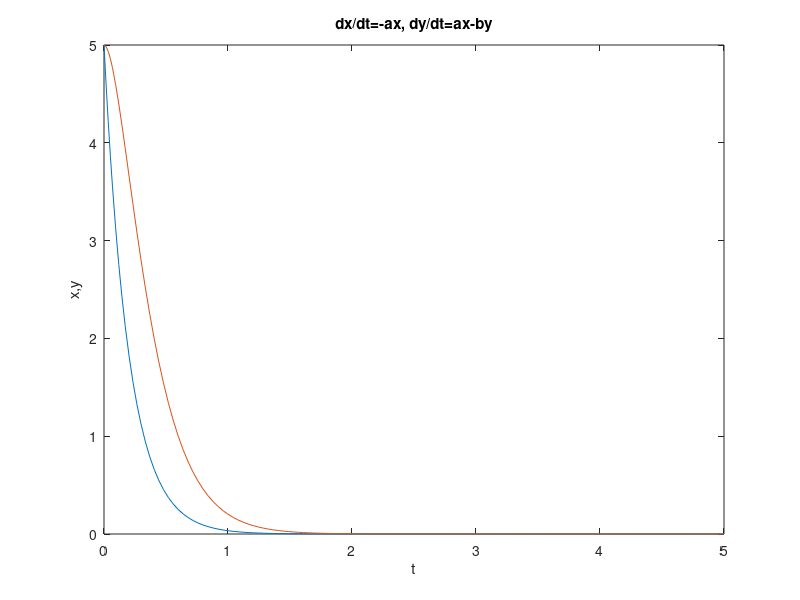

The MATLAB source for this figure:
% Sistemas de ecuaciones diferenciales de primer orden resolviendo con ode45
a = input('parametro a: ');
b = input('parametro b: ');
%condiciones iniciales en el vector x0
% x0 = zeros(1,2);
x0(1) = input('valor inicial de x: ');
x0(2) = input('valor inicial de y: ');
tf = input('tiempo final, tf: ');
tspan = [0 tf]
fg = @(t,x) [-a*x(1);a*x(1)-b*x(2)];%x(1) es x, x(2) es y
[t,x] = ode45(fg,tspan,x0);
plot(t,x)
xlabel('t')
ylabel('x,y');
title('dx/dt=-ax, dy/dt=ax-by')




